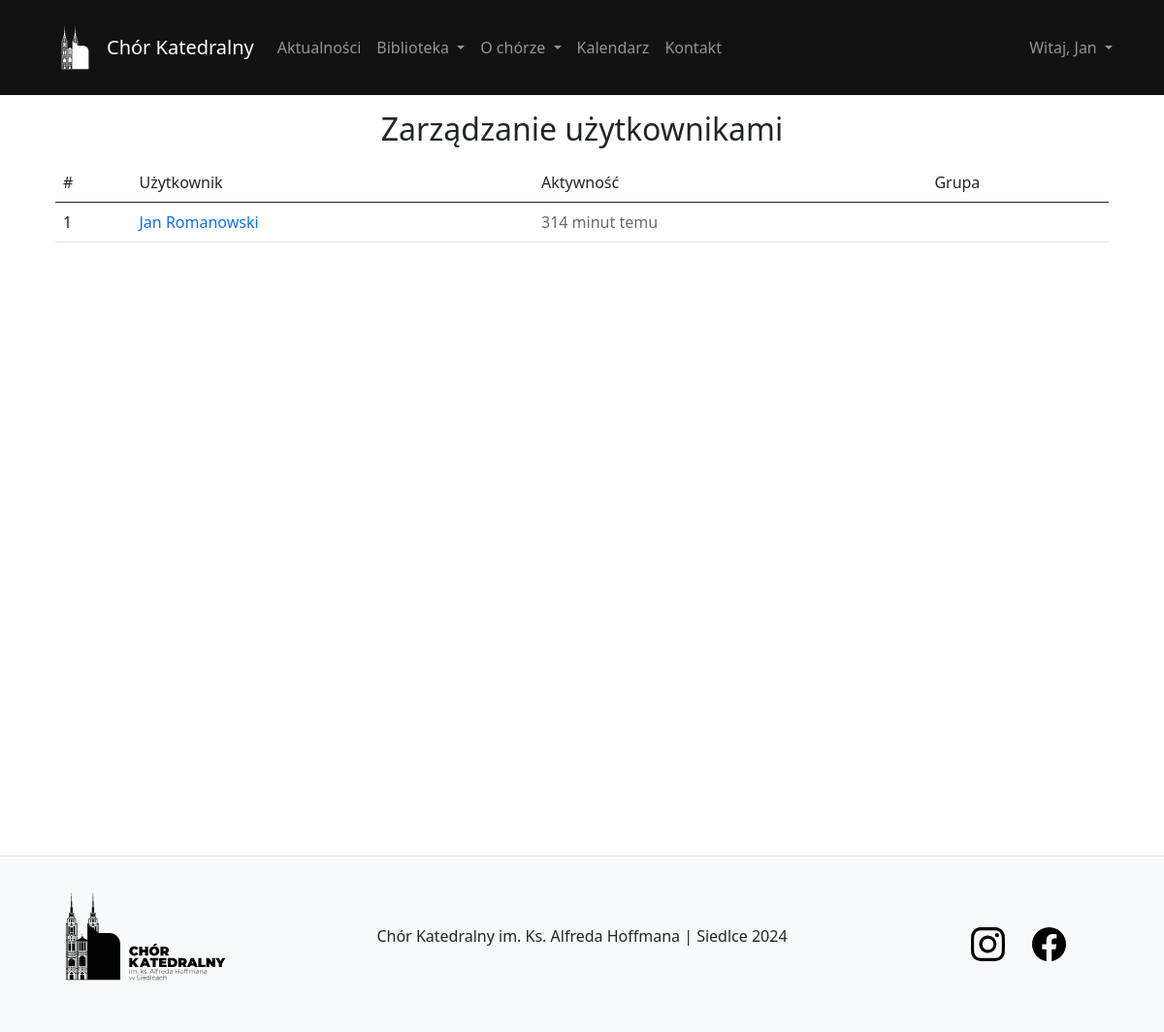
Before: /user/manage-users/ (signed in) with the older database file.
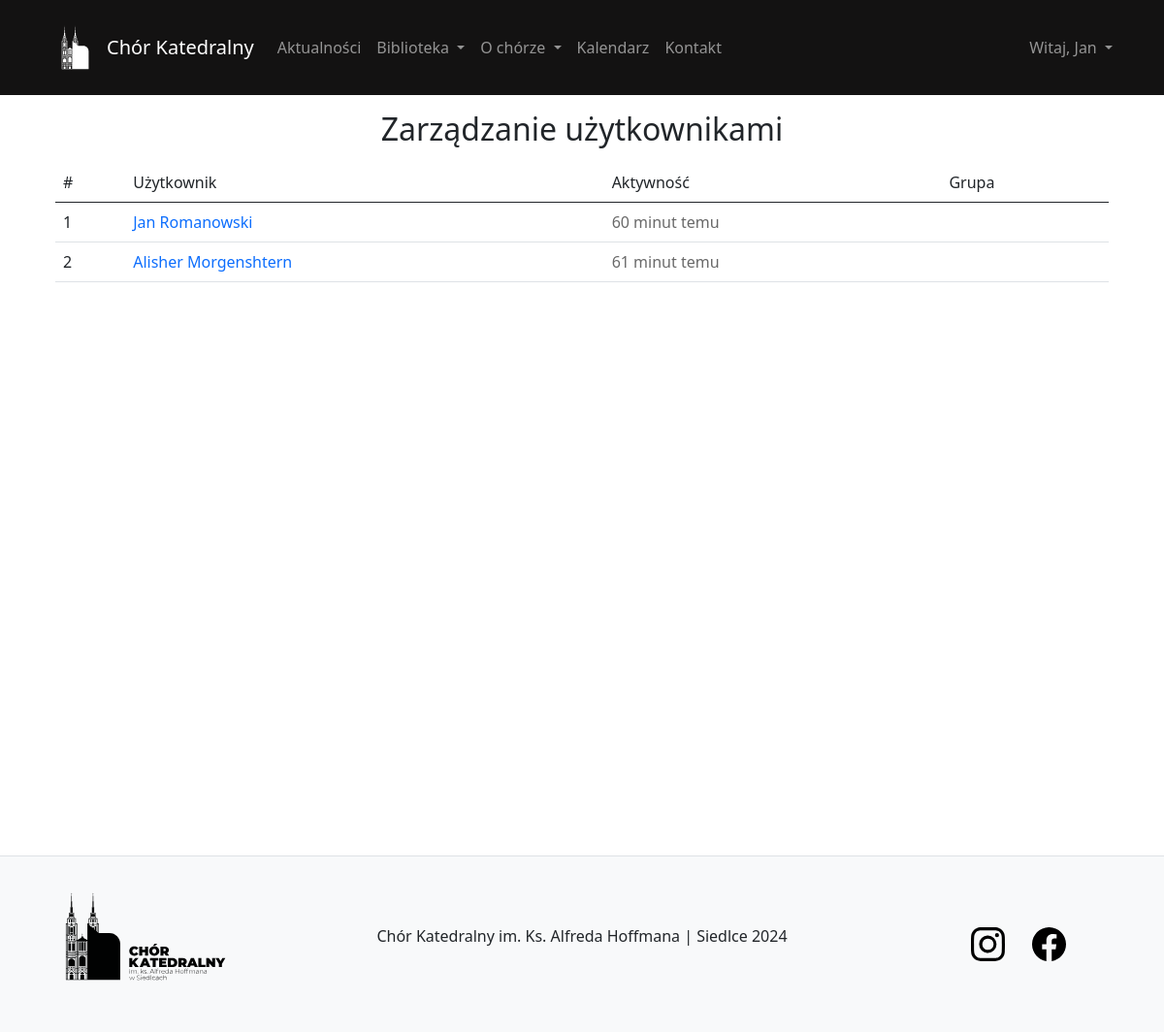
After: the same page with the newer database file.
### user/models.py (models this page shows, shortened)
class User(AbstractBaseUser, PermissionsMixin):
    email = models.EmailField(unique=True)
    name = models.CharField(max_length=30)
    surname = models.CharField(max_length=30)
    voice_type = models.CharField(max_length=10, default='guest')
    last_activity = models.DateTimeField(null=True, blank=True)
    is_staff = models.BooleanField(default=False)
    is_active = models.BooleanField(default=True)
    date_joined = models.DateTimeField(default=timezone.now)
    objects = CustomUserManager()
    USERNAME_FIELD = 'email'
    REQUIRED_FIELDS = ['name', 'surname']

### user/views.py (the view)
# urls.py: path('manage-users/', views.manageUsers, name='manageUsers'),
@permission_required('user.change_user', raise_exception=True)
def manageUsers(request):
    users = User.objects.all()
    context = {
        'users': users,
        'form': UserPermissionsForm(),
    }
    return render(request, 'user/manage_users.html', context)

### composition/templatetags/extras.py (called while the page is built)
@register.filter
def activity_status(last_activity):
    if last_activity is None:
        return "offline"
    now = timezone.now()
    time_diff = now - last_activity
    if time_diff < timedelta(minutes=5):
        return "online"
    else:
        return f"{time_diff.seconds // 60} minut temu"

### library/context_processors.py (called while the page is built)
def current_time(request):
    now = timezone.now()
    return {
        'current_year': now.year,
        'current_month': now.month,
    }

### user/templates/user/manage_users.html (shortened to what this page needs)
{% extends 'content/template.html' %}
{% load extras %}
{% load static %}
{% block body %}
<h2 class="mb-3 mt-3 text-center">Zarządzanie użytkownikami</h2>
<div class="container-fluid w-100">
    <table class="table table-hover">
        <thead>
            <tr>
                <td>#</td>
                <td>Użytkownik</td>
                <td>Aktywność</td>
                <td>Grupa</td>
            </tr>
    </thead>
    <tbody>
        {% for user in users %}
            <tr>
                <td>{{ user.id }}</td>
                <td><a {% if user.is_active == False %} style="color:red;" {% endif %}  href="{% url 'detailsUser' id=user.id %}">{{ user.name }} {{ user.surname }}</a></td>
                {% if user.last_activity|activity_status == 'online' %}
                    <td class="online">{{ user.last_activity|activity_status }}</td>
                {% elif user.last_activity|activity_status == 'offline' %}
                    <td class="offline">{{ user.last_activity|activity_status }}</td>
                {% else %}
                    <td class="recently">{{ user.last_activity|activity_status }}</td>
                {% endif %}
                <td>{{ user.groups.first.name }}</td>
            </tr>
        {% endfor %}
    </tbody>
    </table>
</div>
{% endblock %}

### content/templates/content/template.html (shortened to what this page needs)
{% load static %}
<!DOCTYPE html>
<html lang="en">
<head>
    <link href="https://cdn.jsdelivr.net/npm/bootstrap@5.0.2/dist/css/bootstrap.min.css" rel="stylesheet">
    <link rel="stylesheet" href="https://cdnjs.cloudflare.com/ajax/libs/toastr.js/latest/toastr.min.css">
    <link rel="stylesheet" href="{% static 'content/css/main.css' %}">
    <link rel="stylesheet" href="{% static 'content/css/scss.scss' %}">
</head>
<body class="body-bg">
    <div class="overlay">
        <nav class="navbar navbar-dark navbar-expand-lg bg-dark sticky-top">
            <div class="container main-container">
                <img class="m-0 p-0" src="{% static 'content/img/logo_light.svg' %}" width="65px" alt="Chór Katedralny">
                <a class="navbar-brand text-center" href="/">
                    Chór Katedralny
                </a>
                <div class="collapse navbar-collapse" id="navbarTogglerDemo03">
                    <ul class="navbar-nav me-auto mb-2 mb-lg-0">
                        <li class="nav-item">
                            <a class="nav-link" href="{% url 'listNews' %}">Aktualności</a>
                        </li>
                        {% if user.is_authenticated %}
                        <li class="nav-item dropdown">
                            <a class="nav-link dropdown-toggle" href="#" id="navbarDarkDropdownMenuLink" role="button"
                               data-bs-toggle="dropdown" aria-expanded="false">
                                Biblioteka
                            </a>
                        </li>
                        {% else %}
                        <li class="nav-item">
                            <a class="nav-link" href="{% url 'listComposition' %}">Biblioteka</a>
                        </li>
                        {% endif %}
                        <ul class="navbar-nav">
                            <li class="nav-item dropdown">
                                <a class="nav-link dropdown-toggle" href="#" id="navbarDarkDropdownMenuLink" role="button"
                                   data-bs-toggle="dropdown" aria-expanded="false">
                                    O chórze
                                </a>
                            </li>
                        </ul>
                        <li class="nav-item">
                            {% if current_year and current_month %}
                            <a class="nav-link" href="{% url 'calendar' current_year current_month %}">Kalendarz</a>
                            {% else %}
                                <a class="nav-link" href="#">Kalendarz</a>
                            {% endif %}
                        </li>
                        <li class="nav-item">
                            <a class="nav-link" href="{% url 'contact' %}">Kontakt</a>
                        </li>
                    </ul>
                    {% if user.is_authenticated %}
                        <ul class="navbar-nav">
                            <li class="nav-item dropdown">
                                <a class="nav-link dropdown-toggle" href="#" id="navbarDarkDropdownMenuLink" role="button"
                                   data-bs-toggle="dropdown" aria-expanded="false">
                                   Witaj, {{ user.name }}
                                </a>
                            </li>
                        </ul>
                    {% else %}
                        <a class="btn btn-success" href="{% url 'signIn' %}" role="button">Zaloguj</a>
                    {% endif %}
                </div>
            </div>
        </nav>
        <div class="container main-container align-items-center" style="min-height: 90vh; width: 100%">
            <div class="toast-container position-fixed bottom-0 end-0 p-3" style="z-index: 11">
            </div>
            {% block body %}
            {% endblock %}
        </div>
        {% include 'content/footer.html' %}
    </div>
</body>
</html>

Changed rows visible on the page:
changed User "Jan": last_activity|activity_status "314 minut temu" → "60 minut temu"
added User: id "2", name "Alisher", surname "Morgenshtern", last_activity|activity_status "61 minut temu"
